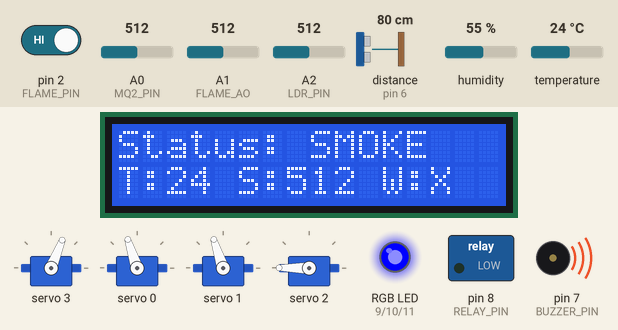
This sketch was run on a simulated Arduino Uno, built with avr-gcc and run on an emulated ATmega328P. Shown: 16×2 character LCD, 4 × servo, switched loads named in the sketch (green lamp = pin HIGH), an RGB LED mixed from three pins (HIGH = lit), buzzer (waves = sounding). Wiring (inferred from the names in the program): ultrasonic range finder: trigger pin 5; echo pin 6. The inputs (shaded band) are chosen by the test bench; at power-on: pin 2 (FLAME_PIN) HIGH, distance to the obstacle (sensor on pin 6) 80 cm, A0 (MQ2_PIN) = 512, temperature 24 °C, A1 (FLAME_AO) = 512, A2 (LDR_PIN) = 512, humidity 55 %. The echo pulse lasts 58.3 µs per cm; pins used as bus, display or sensor lines are not drawn; what the sketch prints to the serial monitor is not drawn.

Above: at 3.3 s.
3.4 s: pin 2 (FLAME_PIN) driven LOW
At 4.0 s:
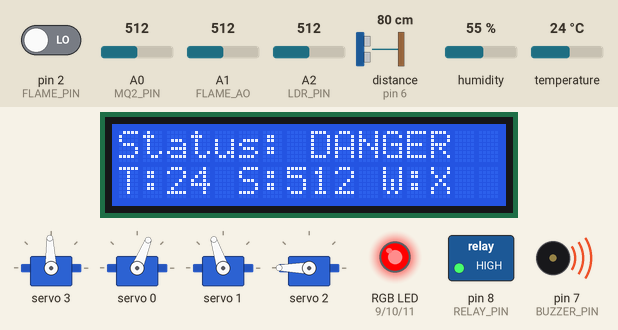
5.1 s: distance to the obstacle (sensor on pin 6) set to 2 cm
At 5.7 s:
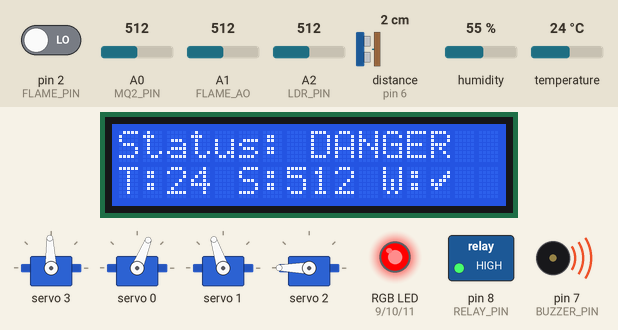
6.6 s: A0 (MQ2_PIN) set to 414
At 7.8 s:
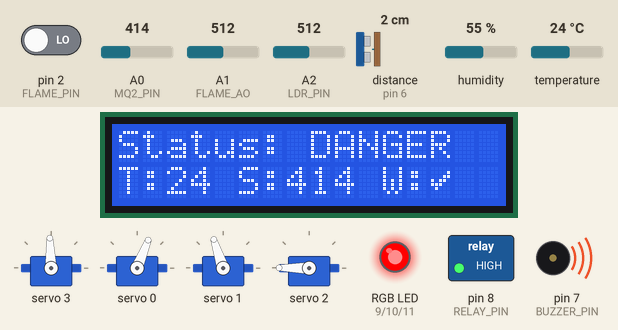
8.1 s: A0 (MQ2_PIN) set to 382
At 9.1 s:
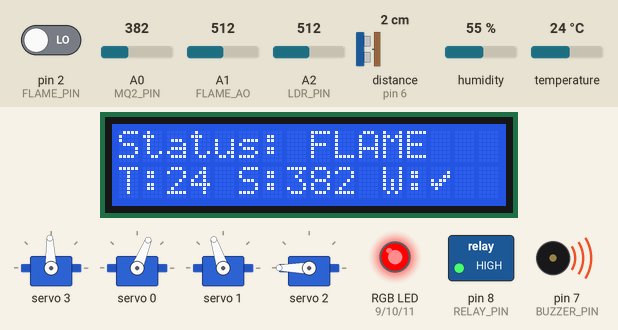
9.6 s: pin 2 (FLAME_PIN) driven HIGH
At 9.83 s:
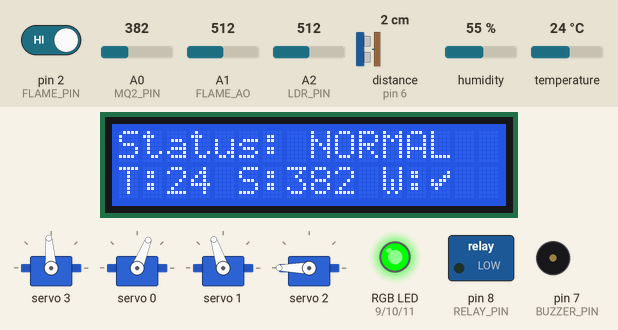
11.6 s: temperature set to 34 °C
At 14.8 s:
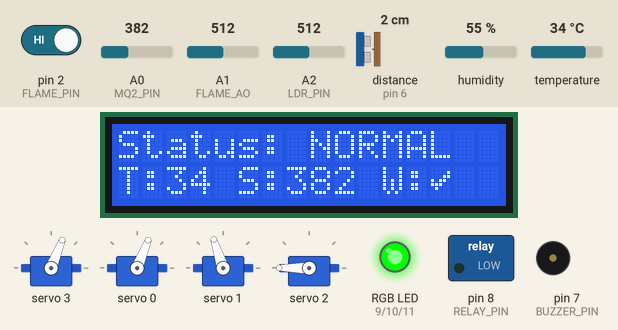
16.6 s: temperature set to 37 °C
Timing chart, 0 to 23.1 s (numbered marks = the images above; inputs shaded):
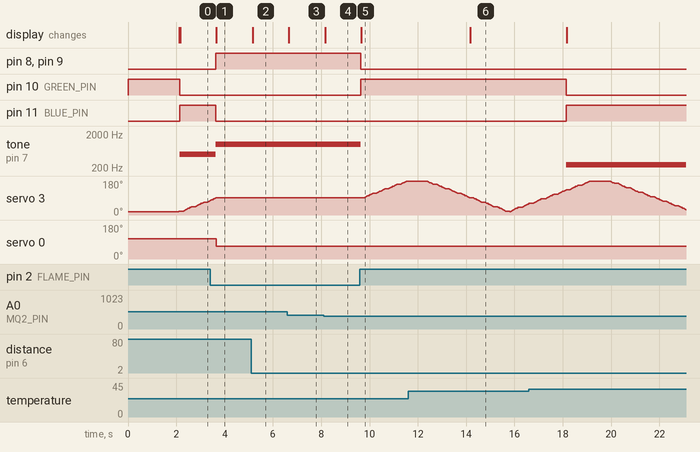

The sketch:

System_Code.ino
```cpp
#include <Wire.h>
#include <LiquidCrystal_I2C.h>
#include <Adafruit_PWMServoDriver.h>
#include <DHT.h>
#include <SoftwareSerial.h>
#include <ArduinoJson.h>

// Website control
SoftwareSerial espSerial(12, 3);
bool manualMode = false;

// LCD and PCA9685
LiquidCrystal_I2C lcd(0x27, 16, 2);
Adafruit_PWMServoDriver pwm = Adafruit_PWMServoDriver();

// DHT11 Sensor Settings
#define DHTPIN 4       // Connect DHT11 DATA to Digital Pin 4
#define DHTTYPE DHT11  // Define sensor type
DHT dht(DHTPIN, DHTTYPE);

// PCA9685 channels
#define SERVO0 0   // mechanical arm aiming base
#define SERVO1 1   // robotic arm joint 1 (Static Hold)
#define SERVO2 2   // robotic arm joint 2 (Static Hold)
#define SERVO3 3   // flame sensor scanning servo

// Pins
const int MQ2_PIN = A0;
const int FLAME_PIN = 2;
const int FLAME_AO = A1;

const int BUZZER_PIN = 7;
const int RELAY_PIN = 8;

const int RED_PIN = 9;
const int GREEN_PIN = 10;
const int BLUE_PIN = 11;

const int TRIG_PIN = 5;
const int ECHO_PIN = 6;

const int LDR_PIN = A2;
int ldrThreshold = 800;

// Custom Checkmark Symbol
byte checkChar[8] = {
  0b00000,
  0b00001,
  0b00011,
  0b10110,
  0b11100,
  0b01000,
  0b00000,
  0b00000
};

// Thresholds
int smokeThreshold = 400;
const int waterThreshold = 4;
int heatThreshold = 35; // Temperature trigger level

// Relay logic
const int PUMP_ON = HIGH;
const int PUMP_OFF = LOW;

// RGB common cathode
const int LED_ON = HIGH;
const int LED_OFF = LOW;

// Flame sensor logic
const int FLAME_DETECTED_LEVEL = LOW;

// Ultrasonic
long duration;
int distance;

// Servo 3 scanning settings
int leftPos = 150;
int rightPos = 530;
int servo3Pos = leftPos;
int servoDirection = 1;

int servoStep = 5;
unsigned long servoDelay = 35;
unsigned long lastServoMove = 0;

bool stopServo3 = false;

// Timing Variables
unsigned long lastSensorRead = 0;
unsigned long sensorInterval = 500; // Main loop: 0.5 seconds

unsigned long lastDHTRead = 0;
unsigned long dhtInterval = 2000;   // DHT loop: 2.0 seconds
int currentTemp = 0;                // Store the latest temperature

void setup()
{
    Serial.begin(9600);

    pinMode(FLAME_PIN, INPUT);

    pinMode(BUZZER_PIN, OUTPUT);
    pinMode(RELAY_PIN, OUTPUT);

    pinMode(RED_PIN, OUTPUT);
    pinMode(GREEN_PIN, OUTPUT);
    pinMode(BLUE_PIN, OUTPUT);

    pinMode(TRIG_PIN, OUTPUT);
    pinMode(ECHO_PIN, INPUT);

    noTone(BUZZER_PIN);
    digitalWrite(RELAY_PIN, PUMP_OFF);

    setRGB(false, true, false);

    Wire.begin();

    // Start DHT sensor
    dht.begin();

    // Start the LCD and load the custom character
    lcd.init();
    lcd.backlight();
    lcd.createChar(0, checkChar);

    lcd.clear();
    lcd.setCursor(0, 0);
    lcd.print("Fire System");
    lcd.setCursor(0, 1);
    lcd.print("Starting...");

    pwm.begin();
    pwm.setPWMFreq(50);
    delay(1000);

    // --- SERVO STARTING POSITIONS ---
    pwm.setPWM(SERVO3, 0, servo3Pos); // Radar sweep starts at leftPos
    pwm.setPWM(SERVO0, 0, 340);       // Arm base points forward

    // Lock the holding joints into place
    pwm.setPWM(SERVO1, 0, 340);       // Hold joint 1
    pwm.setPWM(SERVO2, 0, 600);       // Hold joint 2

    delay(1000);
    lcd.clear();

    Serial.println("Fire Detection Started");
    espSerial.begin(9600);
}

void loop()
{
    pwm.setPWM(SERVO1, 0, 340);
    pwm.setPWM(SERVO2, 0, 600);
    updateServo3();

    // DHT11 Timer Loop
    if (millis() - lastDHTRead >= dhtInterval)
    {
        lastDHTRead = millis();
        float t = dht.readTemperature();

        if (!isnan(t)) {
            currentTemp = (int)t;
        }
    }

    // Main Sensor Timer Loop
    if (millis() - lastSensorRead >= sensorInterval)
    {
        lastSensorRead = millis();

        int smokeValue = analogRead(MQ2_PIN);
        int flameValue = digitalRead(FLAME_PIN);
        int flameAnalog = analogRead(FLAME_AO);

        distance = getDistance();

        bool flameDetected = (flameValue == FLAME_DETECTED_LEVEL);
        bool smokeDetected = (smokeValue > smokeThreshold);
        bool heatDetected = (currentTemp > heatThreshold);
        bool waterLow = (distance == -1 || distance > waterThreshold);

        String statusText;

        if (flameDetected && smokeDetected)
        {
            statusText = "DANGER";
            stopServo3 = true;
            dangerMode();
        }
        else if (flameDetected)
        {
            statusText = "FLAME";
            stopServo3 = true;
            flameMode();
        }
        else if (smokeDetected)
        {
            statusText = "SMOKE";
            stopServo3 = false;
            smokeMode();
        }
        else if (heatDetected)
        {
            statusText = "HEAT";
            stopServo3 = false;
            heatMode();
        }
        else if (analogRead(LDR_PIN) > ldrThreshold && !flameDetected)
        {
            statusText = "LIGHT";
            stopServo3 = false;
            lightMode();
        }
        else
        {
            statusText = "NORMAL";
            stopServo3 = false;
            normalMode();
        }

        updateLCD(statusText, smokeValue, waterLow, currentTemp);
        printSerial(smokeValue, flameValue, flameAnalog, distance, statusText, waterLow, currentTemp);
    }
    readFromESP();
}

void updateServo3()
{
    if (stopServo3 == true)
    {
        pwm.setPWM(SERVO3, 0, servo3Pos);
        return;
    }

    if (millis() - lastServoMove >= servoDelay)
    {
        lastServoMove = millis();

        servo3Pos += servoDirection * servoStep;

        if (servo3Pos >= rightPos)
        {
            servo3Pos = rightPos;
            servoDirection = -1;
        }
        else if (servo3Pos <= leftPos)
        {
            servo3Pos = leftPos;
            servoDirection = 1;
        }

        pwm.setPWM(SERVO3, 0, servo3Pos);
    }
}

void normalMode()
{
    setRGB(false, true, false);
    if (!manualMode) {
        noTone(BUZZER_PIN);
        digitalWrite(RELAY_PIN, PUMP_OFF);
    }
}

void smokeMode()
{
    setRGB(false, false, true);
    if (!manualMode) {
        tone(BUZZER_PIN, 500);
        digitalWrite(RELAY_PIN, PUMP_OFF);
    }
}

void heatMode()
{
    setRGB(false, false, true);
    if (!manualMode) {
        tone(BUZZER_PIN, 250);
        digitalWrite(RELAY_PIN, PUMP_OFF);
    }
}

void lightMode()
{
    setRGB(true, true, false);
    if (!manualMode) {
        tone(BUZZER_PIN, 300);
        digitalWrite(RELAY_PIN, PUMP_OFF);
    }
}

void flameMode()
{
    setRGB(true, false, false);
    stopAndAimAtFlame();
    if (!manualMode) {
        tone(BUZZER_PIN, 1000);
        digitalWrite(RELAY_PIN, PUMP_ON);
    }
}

void dangerMode()
{
    setRGB(true, false, false);
    stopAndAimAtFlame();
    if (!manualMode) {
        tone(BUZZER_PIN, 1000);
        digitalWrite(RELAY_PIN, PUMP_ON);
    }
}

void stopAndAimAtFlame()
{
    pwm.setPWM(SERVO3, 0, servo3Pos);
    pwm.setPWM(SERVO0, 0, servo3Pos-50);
}

int getDistance()
{
    digitalWrite(TRIG_PIN, LOW);
    delayMicroseconds(2);

    digitalWrite(TRIG_PIN, HIGH);
    delayMicroseconds(10);
    digitalWrite(TRIG_PIN, LOW);

    duration = pulseIn(ECHO_PIN, HIGH, 30000);

    if (duration == 0)
    {
        return -1;
    }

    int cm = duration * 0.034 / 2;
    return cm;
}

void updateLCD(String statusText, int smokeValue, bool waterLow, int temp)
{
    lcd.setCursor(0, 0);
    String line0 = "Status: " + statusText;
    while(line0.length() < 16) {
        line0 += " ";
    }
    lcd.print(line0);

    lcd.setCursor(0, 1);
    lcd.print("T:");
    lcd.print(temp);
    lcd.print(" S:");
    lcd.print(smokeValue);
    lcd.print(" W:");

    if (waterLow) {
        lcd.print("X");
    } else {
        lcd.write(byte(0));
    }
    lcd.print("   ");
}

void printSerial(int smokeValue, int flameValue, int flameAnalog, int distance, String statusText, bool waterLow, int temp)
{
    Serial.print("Temp:");
    Serial.print(temp);
    Serial.print("C");

    Serial.print(" | Smoke:");
    Serial.print(smokeValue);

    Serial.print(" | Flame DO:");
    Serial.print(flameValue);

    Serial.print(" | Flame AO:");
    Serial.print(flameAnalog);

    Serial.print(" | Distance:");
    Serial.print(distance);
    Serial.print("cm");

    Serial.print(" | Water:");
    Serial.print(waterLow ? "FILL WATER" : "OK");

    Serial.print(" | Servo3:");
    Serial.print(servo3Pos);

    Serial.print(" | Status:");
    Serial.println(statusText);

    int waterPercent = (distance == -1) ? 0 : constrain(map(distance, 20, 0, 0, 100), 0, 100);
    espSerial.print("{\"flame\":");
    espSerial.print(flameValue == FLAME_DETECTED_LEVEL ? 1 : 0);
    espSerial.print(",\"smoke\":");
    espSerial.print(smokeValue);
    espSerial.print(",\"temp\":");
    espSerial.print(temp);
    espSerial.print(",\"humidity\":0");
    espSerial.print(",\"waterLevel\":");
    espSerial.print(waterPercent);
    espSerial.print(",\"pir\":0,\"ldr\":");
    espSerial.print(analogRead(LDR_PIN));
    espSerial.println("}");
}

void setRGB(bool red, bool green, bool blue)
{
    digitalWrite(RED_PIN, red ? LED_ON : LED_OFF);
    digitalWrite(GREEN_PIN, green ? LED_ON : LED_OFF);
    digitalWrite(BLUE_PIN, blue ? LED_ON : LED_OFF);
}

void readFromESP() {
  static String buf = "";
  while (espSerial.available()) {
    char c = espSerial.read();
    if (c == '\n') {
      StaticJsonDocument<64> doc;
      if (!deserializeJson(doc, buf)) {
        if (doc.containsKey("mode")) {
          manualMode = false;
          stopServo3 = false;
        } else {
          manualMode = true;
          if (doc.containsKey("pump"))   digitalWrite(RELAY_PIN, doc["pump"] ? PUMP_ON : PUMP_OFF);
          if (doc.containsKey("buzzer")) { if (doc["buzzer"]) tone(BUZZER_PIN, 1000); else noTone(BUZZER_PIN); }
          if (doc.containsKey("servo")) {
            int pwmVal = map((int)doc["servo"], 0, 180, 150, 530);
            servo3Pos = pwmVal;
            pwm.setPWM(SERVO0, 0, pwmVal);
            stopServo3 = true;
          }
        }
      }
      buf = "";
    } else {
      buf += c;
      if (buf.length() > 200) buf = "";
    }
  }
}
```

Measured:
- the behaviour switches between 401 and 400 on A0 (MQ2_PIN) (found by bisection; images 3 and 4)
- after the input at 3.4 s, pin 8 (RELAY_PIN), pin 9 (RED_PIN): LOW → HIGH after 0.24 s; pin 11 (BLUE_PIN): HIGH → LOW after 0.24 s; tone on pin 7 (BUZZER_PIN): 500 Hz → 1000 Hz after 0.24 s; servo 3: goes on until 3.6 s, then stays 92°; servo 0: 108° → 68° after 0.25 s; the display: changes after 0.25 s (image 1)
- after the input at 5.1 s, the display: changes after 0.07 s (image 2)
- after the input at 6.6 s, the display: changes after 0.06 s (image 3)
- after the input at 8.1 s, the display: changes after 0.06 s (image 4)
- after the input at 9.6 s, pin 8 (RELAY_PIN), pin 9 (RED_PIN): HIGH → LOW at once; pin 10 (GREEN_PIN): LOW → HIGH at once; tone on pin 7 (BUZZER_PIN): 1000 Hz → silent at once; servo 3: moves from 92° to 180° over 1.7 s, starting after 0.20 s; the display: changes after 0.05 s (image 5)
- after the input at 11.6 s, the display: changes after 2.6 s (image 6)
- after the input at 16.6 s, pin 10 (GREEN_PIN): HIGH → LOW after 1.5 s; pin 11 (BLUE_PIN): LOW → HIGH after 1.5 s; tone on pin 7 (BUZZER_PIN): silent → 250 Hz after 1.5 s
